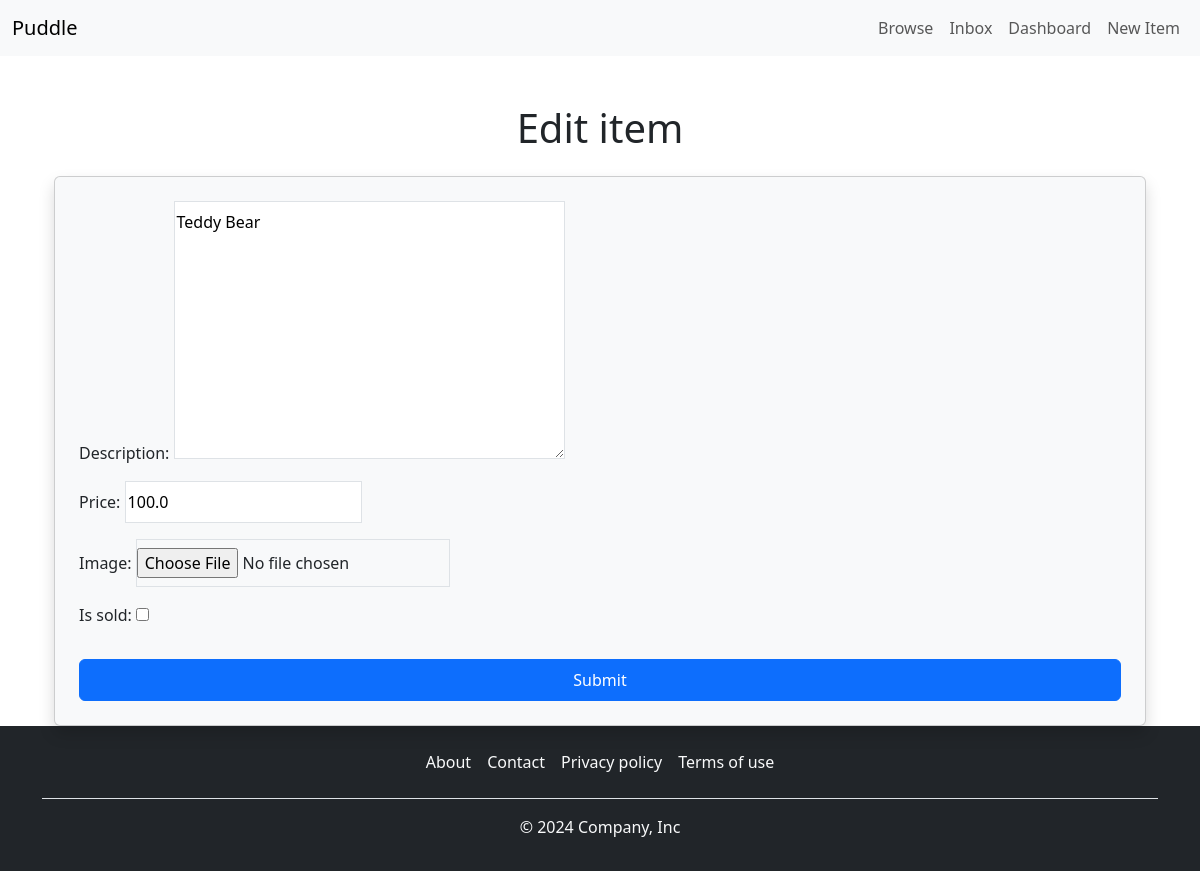
Before: /items/1/edit/ (signed in) with the older database file.
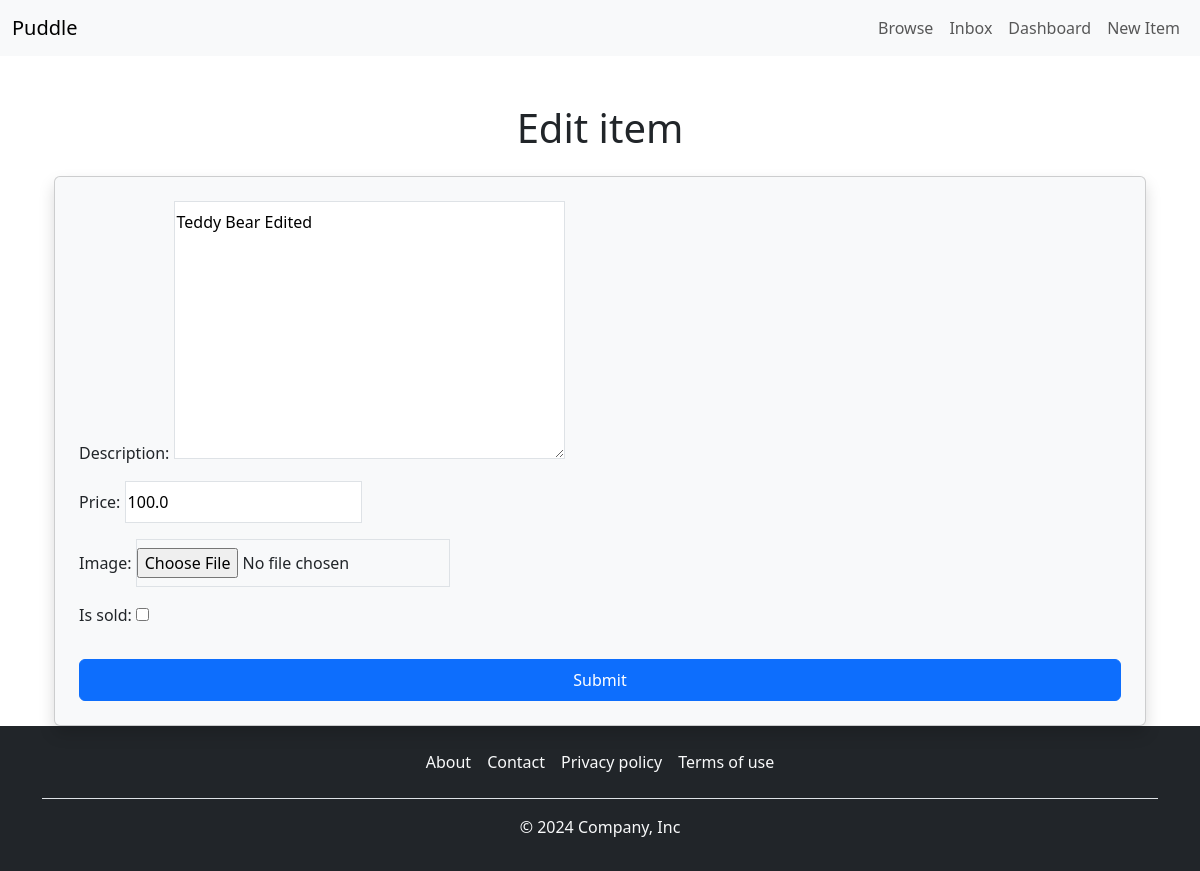
After: the same page with the newer database file.
### item/models.py (models this page shows, shortened)
class Item(models.Model):
    category=models.ForeignKey(Category,related_name='items',on_delete=models.CASCADE)
    description=models.TextField(blank=True,null=True)
    price=models.FloatField()
    image=models.ImageField(upload_to='item_images',blank=True,null=True)
    is_sold=models.BooleanField(default=False)
    created_by=models.ForeignKey(User,related_name='items',on_delete=models.CASCADE)
    created_at=models.DateTimeField(auto_now_add=True)

### item/views.py (the view)
# urls.py: path('<int:pk>/edit/', views.edit,name='edit'),
@login_required
def edit(request,pk):
    item=get_object_or_404(Item,pk=pk,created_by=request.user)
    if request.method == 'POST':
        form = EditItemForm(request.POST, request.FILES,instance=item)
        if form.is_valid():
            try:
                form.save()
                return redirect('item:detail', pk=item.id)
            except IntegrityError as e:
                logger.error(f'IntegrityError: {e}')
                form.add_error(None, f'Integrity error: {e}')
        else:
            logger.warning(f'Form is not valid: {form.errors}')
            form.add_error(None, 'Form is not valid.')
    else:
        form = EditItemForm(instance=item)
    return render(request, 'item/form.html', {
        'form': form,
        'title': 'Edit item',
    })

### item/forms.py
class EditItemForm(forms.ModelForm):
    class Meta:
        model=Item
        fields=('description','price','image','is_sold')
        widgets={
            'description':forms.Textarea(attrs={
            'class':INPUT_CLASSES
        }),
            'price':forms.TextInput(attrs={
            'class':INPUT_CLASSES
        }),
            'image':forms.FileInput(attrs={
            'class':INPUT_CLASSES
        })
        }

### item/templates/item/form.html (shortened to what this page needs)
{% extends "base/base.html" %}
{% block content %}
<div class="container mt-5">
    <h1 class="text-center mb-4">{{ title }}</h1>
    <form method="post" action="." enctype="multipart/form-data" class="card bg-light shadow rounded p-4">
        <div class="mb-3">
            {{ form.as_p }}
        </div>
        <button type="submit" class="btn btn-primary btn-block py-2">Submit</button>
    </form>
</div>
{% endblock %}

Changed rows visible on the page:
changed Item: description "Teddy Bear" → "Teddy Bear Edited"
